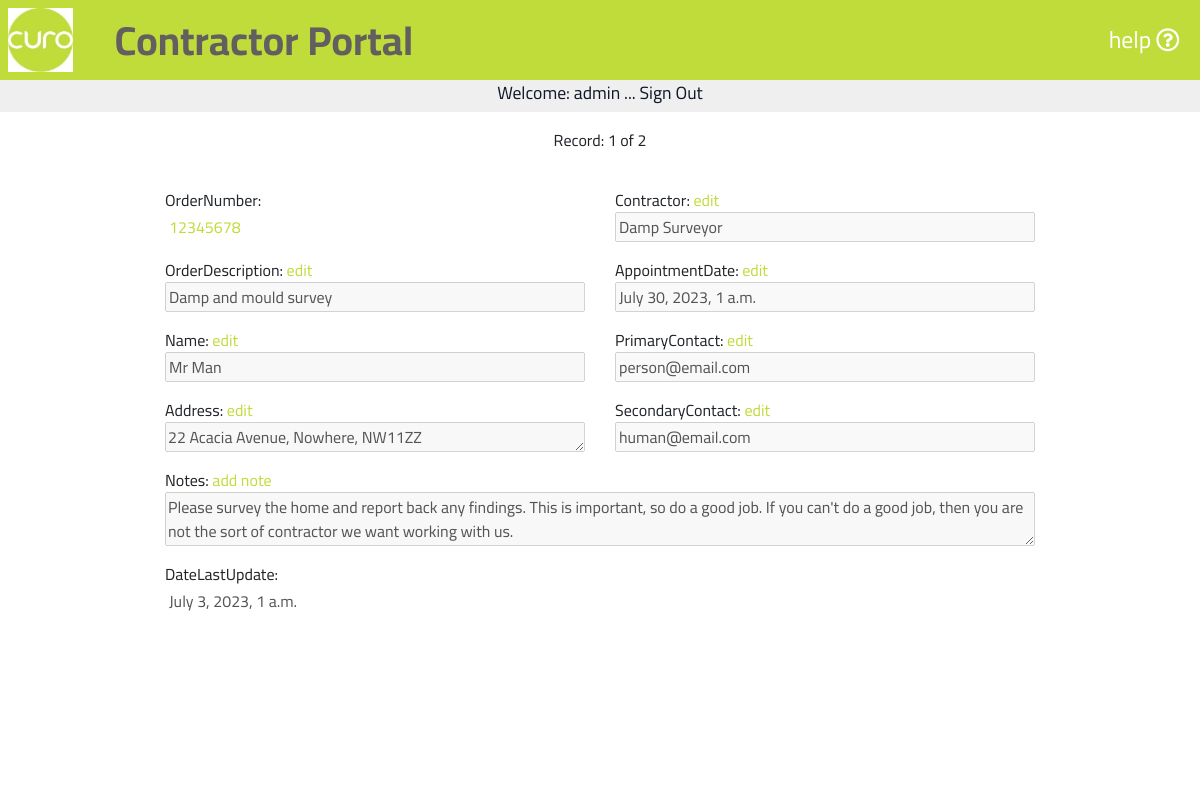
Before: /portal001/portal001/ (signed in) with the older database file.
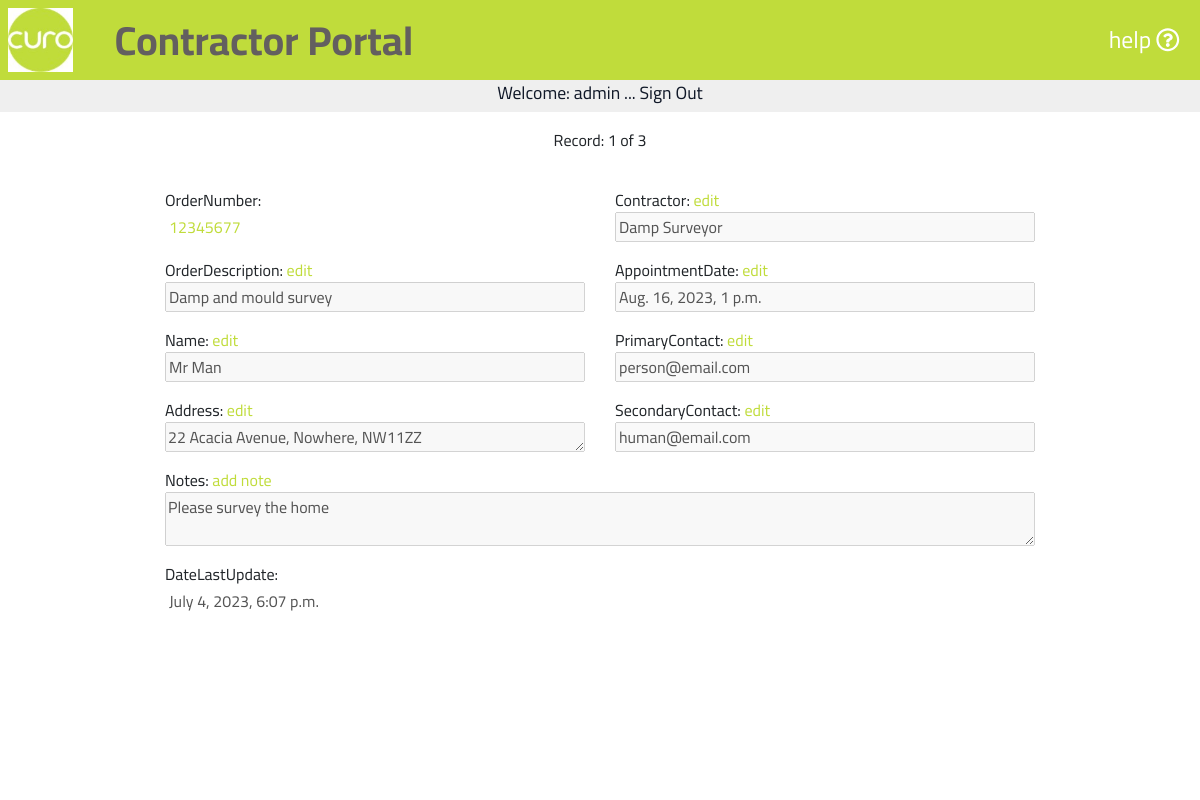
After: the same page with the newer database file.
### portal001/models.py (models this page shows, shortened)
class Orders(models.Model):
    class Meta:
        verbose_name_plural = 'Orders'
    orderNumber = models.DecimalField(max_digits=10, decimal_places=0, null=False, primary_key=True)
    orderDescription = models.CharField(max_length=254, null=False)
    name = models.CharField(max_length=254, null=False)
    address = models.CharField(max_length=254, null=False)
    contractor = models.CharField(max_length=254, null=False)
    appointmentDate = models.DateTimeField()
    primaryContact = models.EmailField(max_length=254)
    secondaryContact = models.EmailField(max_length=254)
    notes = models.CharField(max_length=9999, null=True)
    dateLastUpdate = models.DateTimeField()

### portal001/views.py (the view)
# urls.py: path('portal001/', views.curo, name='curo'),
def curo(request):
    thisOrder = 1234567
    queries = (Q(orderNumber__icontains=thisOrder) |
               Q(orderDescription__icontains=thisOrder))
    orders = Orders.objects.all()
    order_list = (orders.filter(queries)
                  .order_by('orderNumber').first())
    order_list_length = orders.filter(queries).count()
    form = OrderForm(instance=order_list)
    context = {
        'form': form,
        'order_list': order_list,
        'order_list_length': order_list_length,
    }
    return render(request, 'curo/portal.html', context)

### portal001/forms.py
class OrderForm(forms.ModelForm):
    class Meta:
        model = Orders
        fields = ('orderNumber', 'orderDescription', 'name',
                  'address', 'contractor',
                  'appointmentDate', 'primaryContact', 'secondaryContact',
                  'notes', 'dateLastUpdate',)
    def __init__(self, *args, **kwargs):
        super().__init__(*args, **kwargs)
        placeholders = {
            'orderNumber': 'Order Number',
            'orderDescription': 'Order Description',
            'name': 'Name',
            'address': 'Address',
            'contractor': 'Contractor',
            'appointmentDate': 'Appointment Date',
            'primaryContact': 'Primary Contact',
            'secondaryContact': 'Secondary Contact',
            'notes': 'Notes',
            'dateLastUpdate': 'Last Updated',
        }

### portal001/templates/curo/portal.html (shortened to what this page needs)
{% extends "basemodule001.html" %}
{% load static %}
{% block content %}
    {% if user.is_authenticated %}
        <section id="textsection">
            {% if user.is_authenticated %}
                <p class="mt-3">Record: 1 of {{ order_list_length }}</p>
                <form action="{% url 'updateOrderForm' %}" class="orderform ml-auto mr-auto" method="POST">
                    <div class="row">
                        <div class="col-lg-6">
                            <li>
                                <label for="id_orderNumber" >OrderNumber:</label>
                                <input disabled="disabled" type="number" name="orderNumber" class="order-number" value="{{ form.orderNumber.value }}" step="1" required id="id_orderNumber">
                            </li>
                            <li>
                                <label for="id_orderDescription">OrderDescription:
                                    {% for group in user.groups.all %}
                                        {% if group.name == 'Edit' %}
                                        <button id="editorderDescription" type="button" class="editorderbtn m-0 p-0" onclick="return editOrder('orderDescription');">edit</button>
                                        {% endif %}
                                    {% endfor %}
                                </label>
                                <input disabled="disabled" type="text" name="orderDescription" value="{{ form.orderDescription.value }}" maxlength="254" required id="id_orderDescription">
                            </li>
                            <li>
                                <label for="id_name">Name:
                                    {% for group in user.groups.all %}
                                        {% if group.name == 'Edit' %}
                                        <button id="editorderName" type="button" class="editorderbtn m-0 p-0" onclick="return editOrder('name');">edit</button>
                                        {% endif %}
                                    {% endfor %}
                               </label>
                                <input disabled="disabled" type="text" name="name" value="{{ form.name.value }}" maxlength="254" required id="id_name">
                            </li>
                            <li>
                                <label for="id_address">Address:
                                    {% for group in user.groups.all %}
                                        {% if group.name == 'Edit' %}
                                        <button id="editorderAddress" type="button" class="editorderbtn m-0 p-0" onclick="return editOrder('address');">edit</button>
                                        {% endif %}
                                    {% endfor %}
                               </label>
                                <textarea disabled="disabled" type="text" name="address" maxlength="254" rows="1" required id="id_address">{{ form.address.value }}</textarea>
                            </li>
                        </div>
                        <div class="col-lg-6">
                            <li>
                                <label for="id_contractor">Contractor:
                                    {% for group in user.groups.all %}
                                        {% if group.name == 'Edit' %}
                                        <button id="editorderContractor" type="button" class="editorderbtn m-0 p-0" onclick="return editOrder('contractor');">edit</button>
                                        {% endif %}
                                    {% endfor %}
                               </label>
                                <input disabled="disabled" type="text" name="contractor" value="{{ form.contractor.value }}" maxlength="254" required id="id_contractor">
                            </li>
                            <li>
                                <label for="id_appointmentDate">AppointmentDate:
                                    {% for group in user.groups.all %}
                                        {% if group.name == 'Edit' %}
                                        <button id="editorderappointmentDate" type="button" class="editorderbtn m-0 p-0" onclick="return editOrder('appointmentDate');">edit</button>
                                        {% endif %}
                                    {% endfor %}
                               </label>
                                <input disabled="disabled" type="text" name="appointmentDate" value="{{ form.appointmentDate.value }}" required id="id_appointmentDate">
                            </li>
                            <li>
                                <label for="id_primaryContact">PrimaryContact:
                                    {% for group in user.groups.all %}
                                        {% if group.name == 'Edit' %}
                                        <button id="editorderprimaryContact" type="button" class="editorderbtn m-0 p-0" onclick="return editOrder('primaryContact');">edit</button>
                                        {% endif %}
                                    {% endfor %}
                               </label>
                                <input disabled="disabled" type="email" name="primaryContact" value="{{ form.primaryContact.value }}" maxlength="254" required id="id_primaryContact">
                            </li>
                            <li>
                                <label for="id_secondaryContact">SecondaryContact:
                                    {% for group in user.groups.all %}
                                        {% if group.name == 'Edit' %}
                                        <button id="editordersecondaryContact" type="button" class="editorderbtn m-0 p-0" onclick="return editOrder('secondaryContact');">edit</button>
                                        {% endif %}
                                    {% endfor %}
                               </label>
                                <input disabled="disabled" type="email" name="secondaryContact" value="{{ form.secondaryContact.value }}" maxlength="254" required id="id_secondaryContact">
                            </li>
                        </div>
                    </div>
                    <div class="col-12">
                        <li>
                            <label for="id_notes">Notes:
                                {% for group in user.groups.all %}
                                    {% if group.name == 'Edit' %}
                                    <button id="editordernotes" type="button" class="editorderbtn m-0 p-0" onclick="return editOrder(notes);">add note</button>
                                    {% endif %}
                                {% endfor %}</label>
                            <textarea disabled="disabled" type="text" name="notes" maxlength="9999" required id="id_notes">{{ form.notes.value }}</textarea>
                        </li>
                    </div>
                    <div class="row">
                        <div class="col-lg-6">
                            <li>
                                <label for="id_dateLastUpdate">DateLastUpdate:
                                <input disabled="disabled" type="text" name="dateLastUpdate" value="{{ form.dateLastUpdate.value }}" required id="id_dateLastUpdate">
                            </li>
                        </div>
                        <div class="col-lg-6">
                        </div>
                    </div>
                </form>
            {% endif %}
        </section>
    {% endif %}
{% endblock %}

### templates/basemodule001.html (shortened to what this page needs)
{% load static %}
<!doctype html>
<html lang="en">
  <head>
    {% block corecss %}
        <link rel="stylesheet" href="https://maxcdn.bootstrapcdn.com/bootstrap/4.1.3/css/bootstrap.min.css">
        <link rel="stylesheet" href="https://use.fontawesome.com/releases/v5.6.1/css/all.css">
        <link href="{% static 'css/stylescuro.css' %}" rel="stylesheet" />
    {% endblock %}
<body class="ml-0">
    {% include 'includes/templates/navbarcuro.html' %}
    {% include 'includes/templates/topper.html' %}
    {% block content %}
    {% endblock %}
</body>
</html>

### templates/includes/templates/navbarcuro.html
<nav class="sticky-top">
    <div class="mr-auto ml-0 d-inline">
        <img id="brandimage" src="{{ MEDIA_URL }}\assets\img\brandcuro.jpg" alt="curo brand image"
        data-toggle="modal" data-target="#homeModal">
        <span class="navtitle">Contractor Portal</span>
    </div>
    <button type="button" id="helpbtn" class="btn ml-auto mr-0 d-inline float-right align-vertically" data-toggle="modal" data-target="#helpModal">
        help <i class="far fa-question-circle"></i>
    </button>
  </nav>

### templates/includes/templates/topper.html
<div id="topper" class="d-block align-vertically align-horizontally">
    {% if user.is_authenticated %}
    <p class="paramedium">Welcome: {{ user.username }} ...
        <a href="{% url 'account_logout' %}"> Sign Out</a>
    </p>
    {% else %}
    <p class="paramedium">Welcome: Please sign in to continue ...
        <a href ="{% url 'account_login' %}"> Sign In</a>
    </p>
    {% endif %}
</div>

### static/css/stylescuro.css (style rules this page uses)
body, html { padding: 0; margin: 0; }
.align-vertically { display: flex; align-items: center; justify-content: center; }
a { background-color: transparent; color: #ffffff; }
label { margin: 0; }
.orange-highlight, .order-number { color: #C0DC3B; }
.row { margin-right: 0; margin-left: 0; }
nav { padding: 1vh; background-color: #C0DC3B; font-family: 'Cairo', sans-serif; font-size: 3vh; height: 10vh; }
#brandimage { height: 8vh; }
#helpbtn { background-color: transparent; border: none; height: 8vh; color: #ffffff; font-size: calc(14px + (22 - 14) * ((100vw - 300px) / 1620)); }
.navtitle { font-size: calc(4vh + (20 - 5) * ((100vw - 300px) / 1620)); color: #635F5F; font-weight: bold; vertical-align: middle; padding-left: 3vw; }
#textsection, #certsection { background-color: #ffffff; font-family: 'Cairo', sans-serif; text-align: center; min-height: 82.5vh; }
#topper, #topper a { background-color: #EFEFEF; font-size: calc(2vh + (5 - 2) * ((100vw - 300px) / 1620)); color: #101828;button; height: 4vh; text-align: center; font-family: 'Cairo', sans-serif; }
#textsection p { padding: 0 2.5vh 2.5vh; margin: 0; }
#textsection button { margin-top: 2.5vh; background-color: #C0DC3B; border: none; font-size: calc(2.5vh + (10 - 2.5) * ((100vw - 300px) / 1620)); }
.orderform { width: 75vw; }
.orderform li { text-align: left; list-style-type: none; }
.orderform label, .orderform input, .orderform textarea { display:block; margin-left: auto; width: 100%; }
#id_orderNumber, #id_dateLastUpdate { border-color: #ffffff; background-color: #ffffff; border-style:solid; }
.orderform label .editorderbtn { background-color: #ffffff !important; color: #C0DC3B !important; font-size: 1rem !important; text-align: verical !important; }
.orderform li { margin-top: 2vh !important; }
@media screen and (min-width: 768px) { #helpbtn { font-size: calc(2.5vh + (5 - 2.5) * ((100vw - 768px) / 300)); } }

Changed rows visible on the page:
no longer on this page (row unchanged): Orders: orderNumber "12345678", orderDescription "Damp and mould survey", name "Mr Man", address "22 Acacia Avenue, Nowhere, NW11ZZ", contractor "Damp Surveyor", primaryContact "person@email.com", secondaryContact "human@email.com", notes "Please survey the home and report back any findings. This is important, so do a good job. If you can't do a good job, then you are not the sort of contractor we want working with us."
added Orders: orderNumber "12345677", orderDescription "Damp and mould survey", name "Mr Man", address "22 Acacia Avenue, Nowhere, NW11ZZ", contractor "Damp Surveyor", primaryContact "person@email.com", secondaryContact "human@email.com", notes "Please survey the home"
Other visible differences:
{{ order_list_length }}: "2" → "3"
form field appointmentDate: "July 30, 2023, 1 a.m." → "Aug. 16, 2023, 1 p.m."
form field dateLastUpdate: "July 3, 2023, 1 a.m." → "July 4, 2023, 6:07 p.m."
